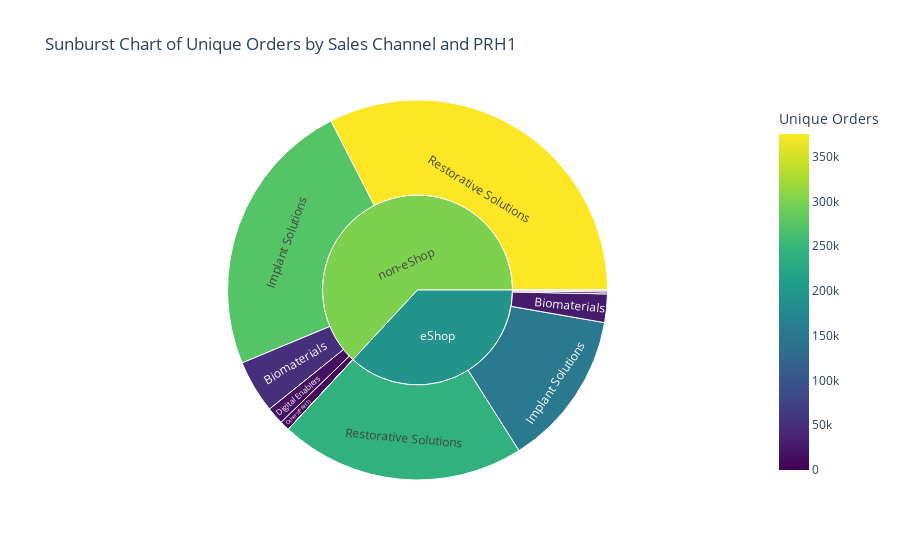

Notebook source saved alongside this figure:
### Code cell
# Group by sales_channel and PRH1 and count unique orders
sunburst_data = df.groupby(['sales_channel', 'PRH1'])['order_number'].nunique().reset_index()
sunburst_data.columns = ['Sales Channel', 'PRH1', 'Unique Orders']

# Create the Sunburst chart
fig = px.sunburst(
    sunburst_data,
    path=['Sales Channel', 'PRH1'],
    values='Unique Orders',
    color='Unique Orders',
    color_continuous_scale='Viridis',
    title='Sunburst Chart of Unique Orders by Sales Channel and PRH1'
)

# Show the chart
fig.show()

### Figure 1 — Plotly figure (JSON) as saved in the notebook; plotly's stock layout.template omitted (floating-point values rounded to 4 significant figures)
{"data": [{"branchvalues": "total", "customdata": [[27949], [52052], [1765], [16990], [153161], [273839], [44], [143], [4], [1967], [9537], [240782], [375315], [193200.0], [300800.0]], "domain": {"x": [0, 1], "y": [0, 1]}, "hovertemplate": "labels=%{label}<br>Unique Orders_sum=%{value}<br>parent=%{parent}<br>id=%{id}<br>Unique Orders=%{color}<extra></extra>", "ids": ["eShop/Biomaterials", "non-eShop/Biomaterials", "eShop/Digital Enablers", "non-eShop/Digital Enablers", "eShop/Implant Solutions", "non-eShop/Implant Solutions", "eShop/Not assigned", "non-eShop/Not assigned", "non-eShop/Orthodontics", "eShop/Others (PRH 1)", "non-eShop/Others (PRH 1)", "eShop/Restorative Solutions", "non-eShop/Restorative Solutions", "eShop", "non-eShop"], "labels": ["Biomaterials", "Biomaterials", "Digital Enablers", "Digital Enablers", "Implant Solutions", "Implant Solutions", "Not assigned", "Not assigned", "Orthodontics", "Others (PRH 1)", "Others (PRH 1)", "Restorative Solutions", "Restorative Solutions", "eShop", "non-eShop"], "marker": {"coloraxis": "coloraxis", "colors": [27949, 52052, 1765, 16990, 153161, 273839, 44, 143, 4, 1967, 9537, 240782, 375315, 193200.0, 300800.0]}, "name": "", "parents": ["eShop", "non-eShop", "eShop", "non-eShop", "eShop", "non-eShop", "eShop", "non-eShop", "non-eShop", "eShop", "non-eShop", "eShop", "non-eShop", "", ""], "type": "sunburst", "values": [27949, 52052, 1765, 16990, 153161, 273839, 44, 143, 4, 1967, 9537, 240782, 375315, 425668, 727880]}], "layout": {"coloraxis": {"colorbar": {"title": {"text": "Unique Orders"}}, "colorscale": [[0, "#440154"], [0.1111, "#482878"], [0.2222, "#3e4989"], [0.3333, "#31688e"], [0.4444, "#26828e"], [0.5556, "#1f9e89"], [0.6667, "#35b779"], [0.7778, "#6ece58"], [0.8889, "#b5de2b"], [1, "#fde725"]]}, "legend": {"tracegroupgap": 0}, "title": {"text": "Sunburst Chart of Unique Orders by Sales Channel and PRH1"}}}
